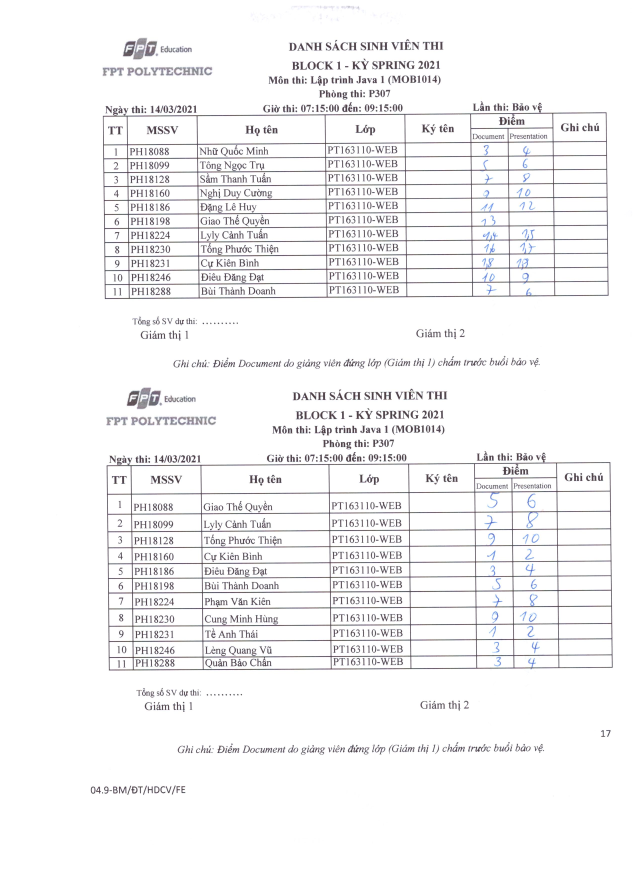
#> input picture 1 (1).jpg, 2552 x 3510 px (shown at 1/4 size)
$ python -i deskrewUtils.py   (imports and definitions only)
#> lines starting #> are read from the running program, lines starting #| are printed output that depends on the picture; after the words box and inside, x2 and y2 are one past the last pixel; in counts of white or black regions, pixels touching at a corner belong together; long printed decimals are rounded
# import the necessary packages
import numpy as np
import argparse
import cv2
import imutils
from cv2 import WINDOW_NORMAL


def deskrew(src):
#> called with src = '1 (1).jpg'
	image = cv2.imread(src)
#> image is the input picture: shape (3510, 2552, 3); mean B, G, R 244.6, 243.9, 244.3
	# image = imutils.resize(image, height = height)

	gray = cv2.cvtColor(image, cv2.COLOR_BGR2GRAY)
	gray = cv2.bitwise_not(gray)
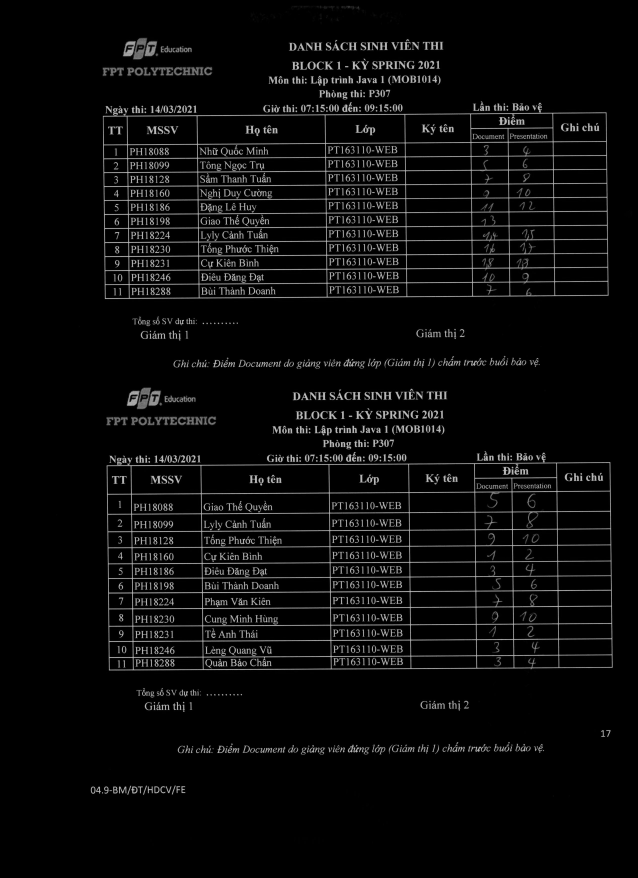
#> gray: shape (3510, 2552) (shown at 1/4 size); min 0, max 212, mean 10.9
	thresh = cv2.threshold(gray, 0, 255,
		cv2.THRESH_BINARY | cv2.THRESH_OTSU)[1]
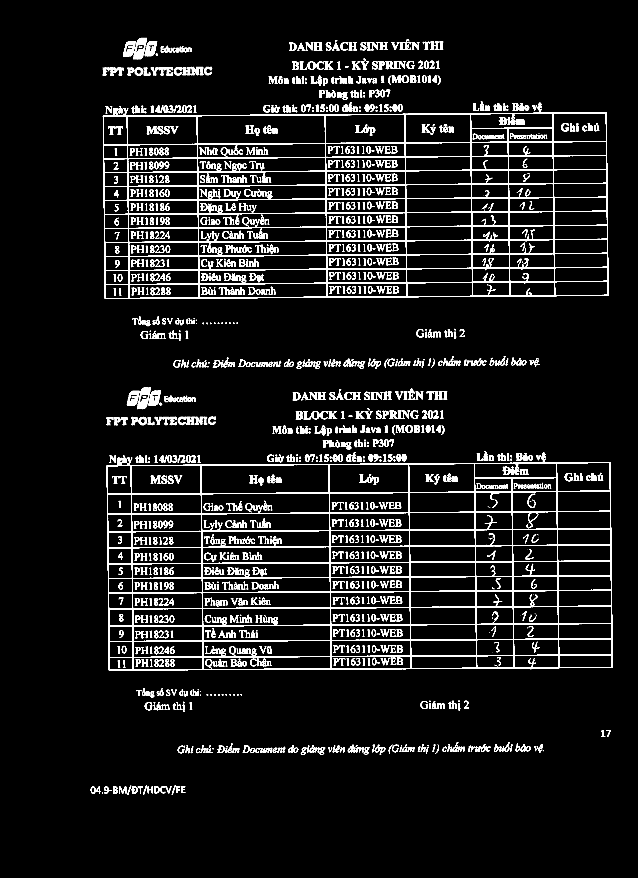
#> thresh: shape (3510, 2552) (shown at 1/4 size); 6.4% white; 1777 white regions (280 under 20 px), largest, box (x1, y1, x2, y2) and area: (426, 1820, 2451, 2682) 123710, (411, 421, 2434, 1196) 122076, (548, 1550, 603, 1637) 2040

	coords = np.column_stack(np.where(thresh > 0))
#> coords = 571751 pairs, first value 151 to 3178, second value 363 to 2450

	rect = cv2.minAreaRect(coords)
#> rect = ((1669.5, 1413.6), (3027.4, 2084.2), -0.328)
	box = np.int0(cv2.boxPoints(rect))
#> box = [[161, 2464], [149, 380], [3177, 362], [3189, 2447]]

	angle = cv2.minAreaRect(coords)[-1]
#> angle = -0.328
	print("Angle1:", angle)
#| Angle1: -0.328
	if box[0][1] > 200 or box[0][1] > box[1][1]:
		# Clockwise
		if angle < 45:
			angle = 90 - angle
#> angle = 90.33
		elif 88 <= angle <= 90:
			angle = angle
		else:
			angle = 90 - angle
	else:
		# Counter clockwise
		if angle < 45:
			angle = - angle
		elif 88 <= angle <= 90:
			angle = angle
		else:
			angle = - angle

	print("Angle2:", angle)
#| Angle2: 90.328
	(h, w) = image.shape[:2] # 0,1
#> h = 3510; w = 2552
	center = (w // 2, h // 2)
#> center = (1276, 1755)
	M = cv2.getRotationMatrix2D(center, angle, 1.0)
#> M = [[-0.00573, 1, -471.7], [-1, -0.00573, 3041]]
	rotated = cv2.warpAffine(image, M, (w, h),
		flags=cv2.INTER_CUBIC, borderMode=cv2.BORDER_REPLICATE)
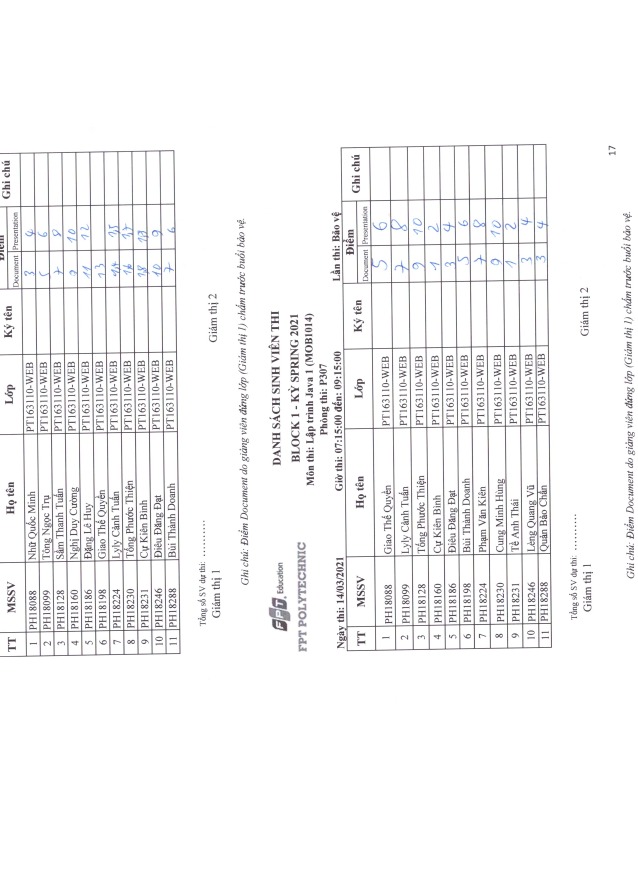
#> rotated: shape (3510, 2552, 3) (shown at 1/4 size); mean B, G, R 245.8, 245.1, 245.4
	cv2.waitKey(0)

	print("[INFO] angle: {:.3f}".format(angle))
#| [INFO] angle: 90.328

	# cv2.imshow("Rotated", rotated)
	cv2.imwrite("rotated.jpg", rotated)
	# cv2.waitKey()

>>> result = deskrew('1 (1).jpg')
